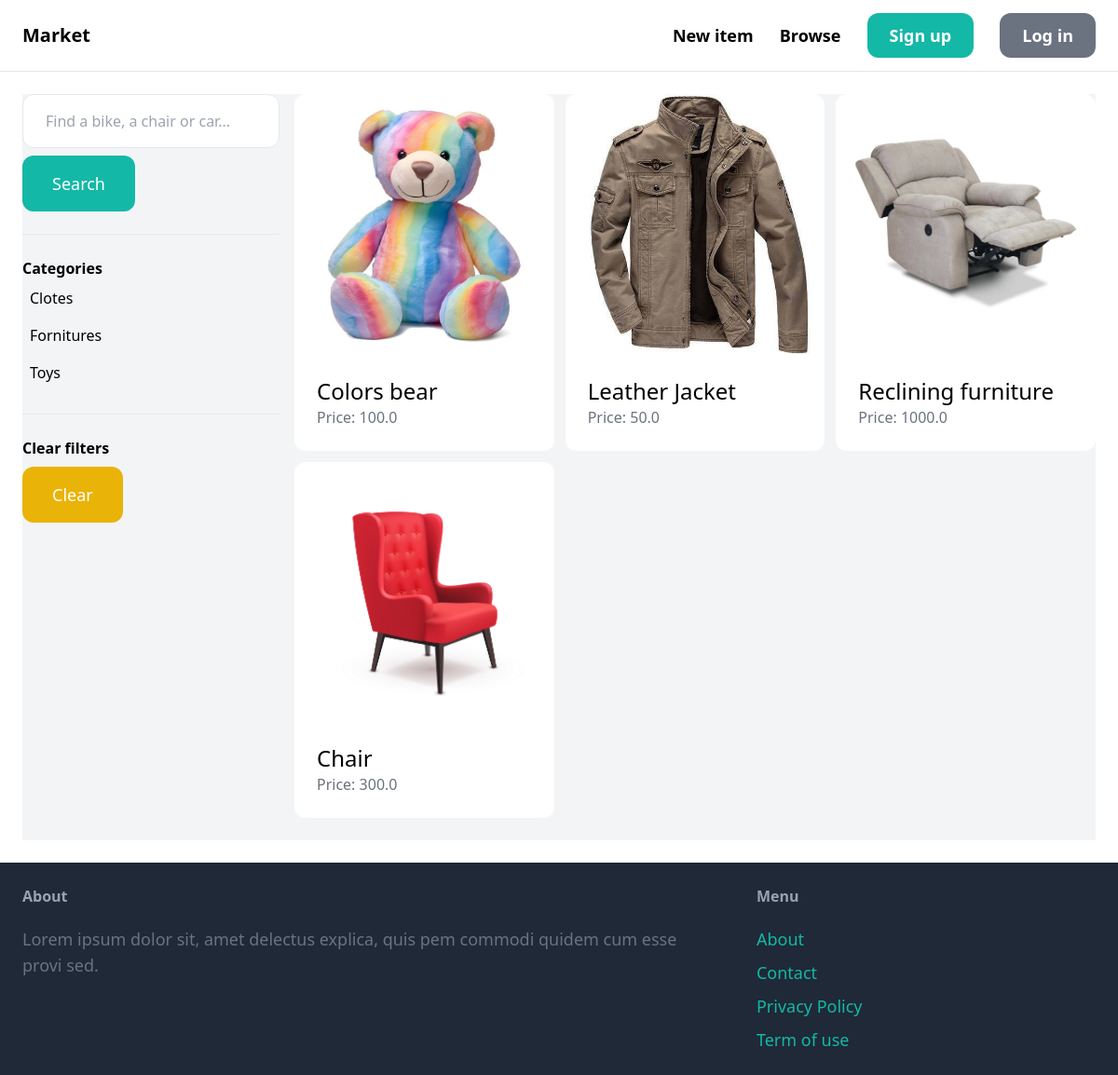
The app's page /items/ with its own data.
### item/models.py (models this page shows, shortened)
class Category(models.Model):
    name = models.CharField(max_length=255)
    class Meta:#configuraciones para el modelo
        ordering = ('name',)#ordenar los nombres
        verbose_name_plural = 'categories'#dijando por defaul agrga una s al final, esto es para corregir categoys

class Item(models.Model):
    category = models.ForeignKey(Category, related_name='items', on_delete=models.CASCADE)
    name = models.CharField(max_length=255)
    description = models.TextField(blank=True, null=True)
    price = models.FloatField()
    image = models.ImageField(upload_to='item_images', blank=True, null=True)
    is_sold = models.BooleanField(default=False)
    created_by = models.ForeignKey(User, related_name= 'Items', on_delete=models.CASCADE)
    created_at = models.DateTimeField(auto_now_add=True)

### item/views.py (the view)
# urls.py: path('', views.items, name='items'),
def items(request):
    query = request.GET.get('query', '')
    category_id = request.GET.get('category', 0)
    categories = Category.objects.all()
    items = Item.objects.filter(is_sold=False)
    if category_id:
        items = items.filter(category_id=category_id)
    if query:
        items = items.filter(Q(name__icontains=query) | Q(description__icontains=query))
    return render(request, 'item/items.html', {
        'items': items,
        'query': query,
        'categories': categories,
        'category_id': int(category_id)
    })

### item/templates/item/items.html (shortened to what this page needs)
{% extends 'core/base.html' %}
{% block content %}
    <div class="pb-6 grid grid-cols-4 gap-4 bg-gray-100">
        <div class="col-span-1">
            <form method="get" action="{% url 'item:items' %}">
                <input name="query" class="w-full py-4 px-6 border rounded-xl" type="text" value="{{ query }}" placeholder="Find a bike, a chair or car...">
                <button class="mt-2 py-4 px-8 text-lg bg-teal-500 text-white rounded-xl">Search</button>
            </form>
            <hr class="my-6">
            <p class="font-semibold">Categories</p>
            <ul>
                {% for category in categories %}
                    <li class="py-2 px-2 rounded-xl{% if category.id == category_id %} bg-gray-200{% endif %}">
                        <a href="{% url 'item:items' %}?query={{ query }}&category={{ category.id }}">{{ category.name }}</a>
                    </li>
                {% endfor %}
            </ul>
            <hr class="my-6">
            <p class="font-semibold">Clear filters</p>
            <ul>
                <li><a href="{% url 'item:items' %}" class="mt-2 py-4 px-8 inline-block bg-yellow-500 text-lg rounded-xl text-white">Clear</a>
        </div>
        <div class="col-span-3">
            <div class="grid grid-cols-3 gap-3">
                {% for item in items %}
                    <div>
                        <a href="{% url 'item:detail' item.id %}">
                            <div>
                                <img src="{{ item.image.url }}" class="rounded-t-xl">
                            </div>
                            <div class="p-6 bg-white rounded-b-xl">
                                <h2 class="text-2xl">{{ item.name }}</h2>
                                <p class="text-gray-500">Price: {{ item.price }}</p>
                            </div>
                        </a>
                    </div>
                {% endfor %}
            </div>
        </div>
    </div>
{% endblock %}

### records on screen
Category: name "Clotes"
Category: name "Fornitures"
Category: name "Toys"
Item: image (picture), name "Colors bear", price "100.0"
Item: image (picture), name "Leather Jacket", price "50.0"
Item: image (picture), name "Reclining furniture", price "1000.0"
Item: image (picture), name "Chair", price "300.0"
